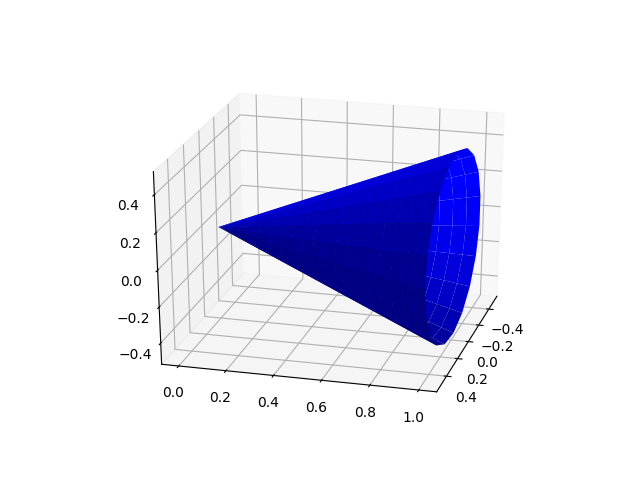

The Python source for this figure:
from mpl_toolkits.mplot3d import Axes3D
import matplotlib.pyplot as plt
import numpy as np

fig = plt.figure()
ax = fig.add_subplot(111, projection='3d')

# data
z = np.linspace(0, 1, 20)
theta = np.linspace(0, 2 * np.pi, 20)
z, theta = np.meshgrid(z,theta)
x = 0.5 * z * np.ones(z.shape) * np.cos(theta)
y = 0.5 * z * np.ones(z.shape) * np.sin(theta)

ax.plot_surface(x, z, y, color='b')
# ax.set_xlim([-2,2])
# ax.set_ylim([-2,2])
# ax.set_zlim([-2,2])
plt.show()
